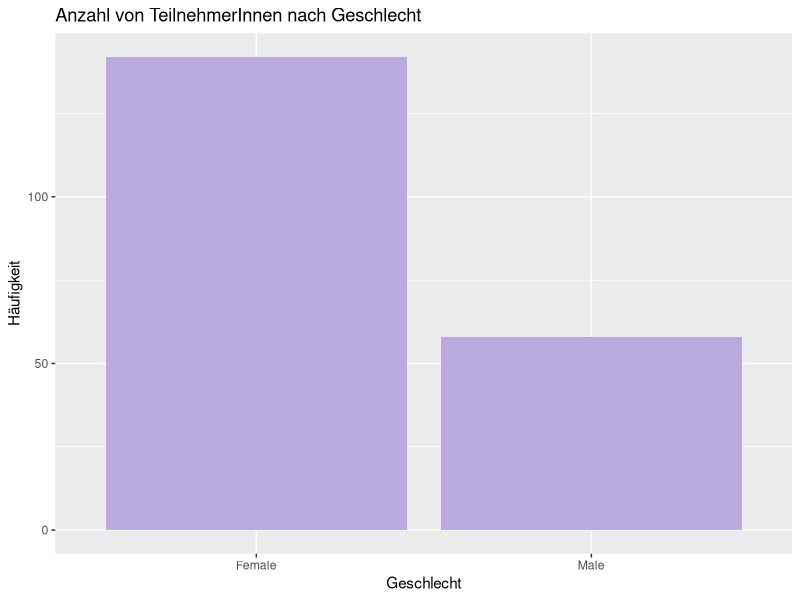
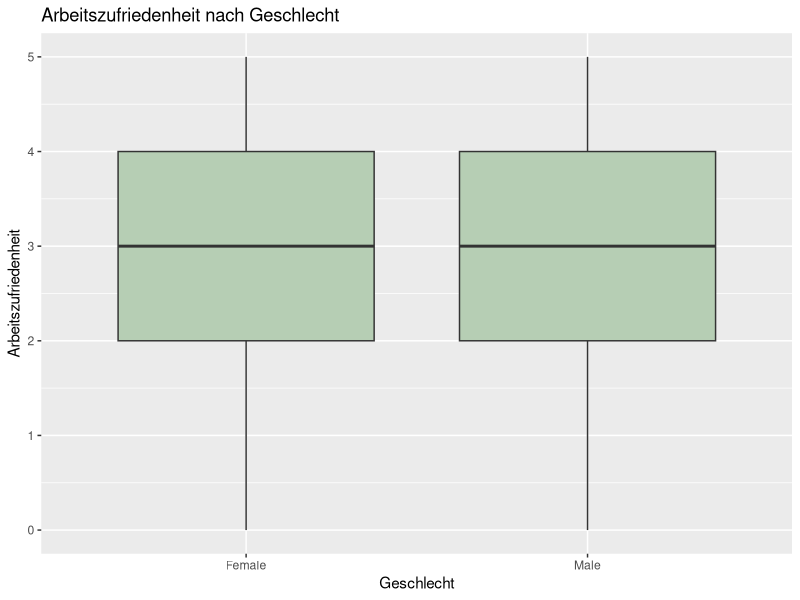
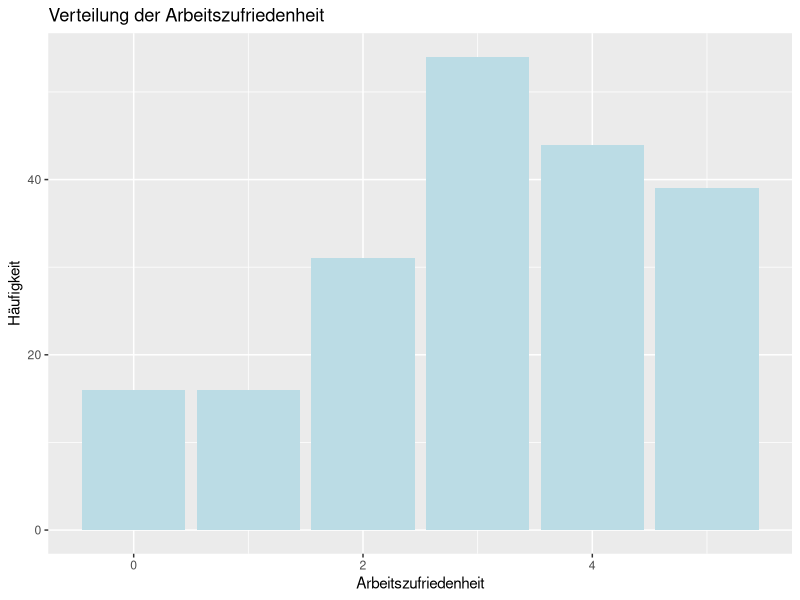
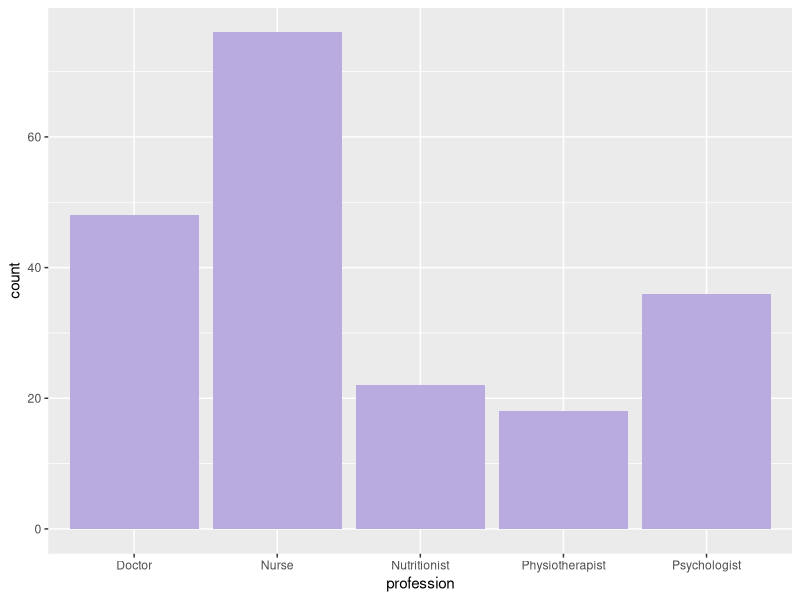
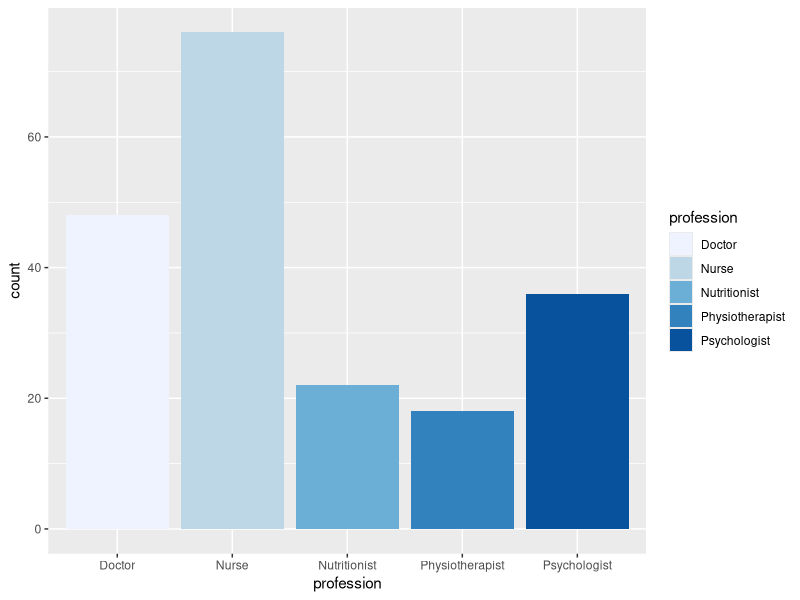
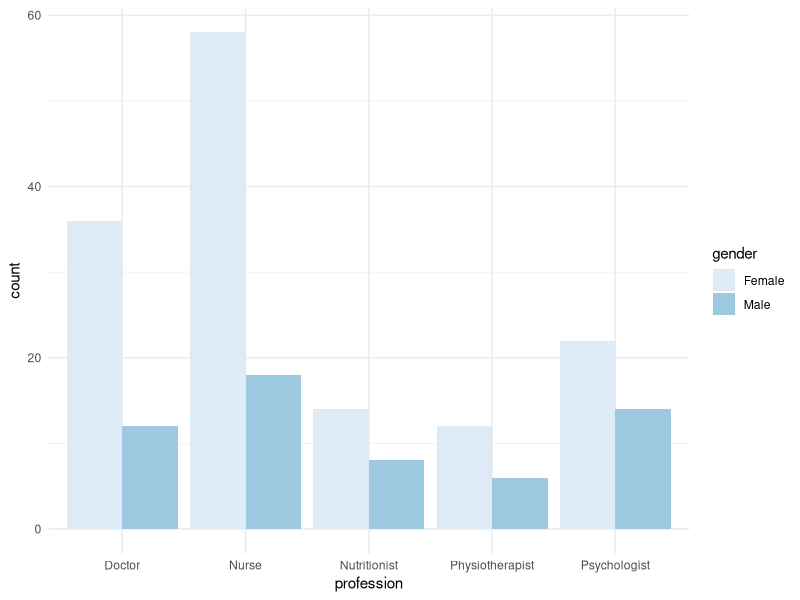
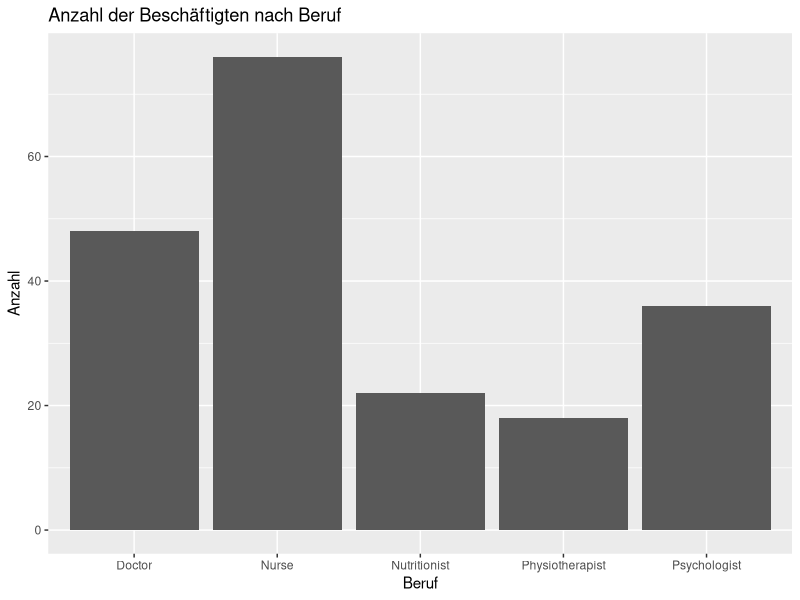
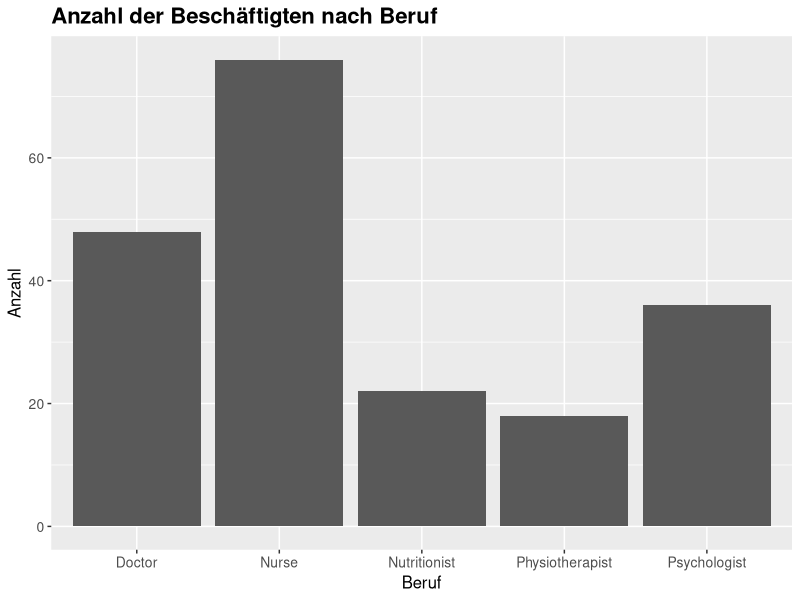

These figures' R source, in order:
# Titel: Datenanalyse der Umfrage zur Arbeitszufridenheit
# Autor: Aurora Monticelli
# Datum: 2025-09-24
# Beschreibung: Dieses Skript analysiert die Umfragedaten zur Arbeitszufriedenheit von Gesundheitsfachpersonen in Basel-Stadt und Basel-Land 



### 1. Pakete laden ----------------------------------------------
library(tidyverse)  # Sammlung von Paketen für Datenwissenschaft
library(readxl)     # Für Excel-Dateien
library(vcd)



### 2. Daten importieren --------------------------------------------
# Daten aus CSV-Datei laden
data <- read.csv("healthcare_data.csv")


# 3. Daten anschauen ------------------------------------------------
# Datenstruktur untersuchen
str(data)

# Erste Zeilen anzeigen
head(data)

# Zusammenfassende Statistiken
summary(data)

# Fehlende Werte
sum(is.na(data))

# Häufigkeiten einer kategoriale Variable
table(data$gender)


### 3. Visualisierung durch plots ------------------------------------
# Barplot für Anzahl TeilnehmerInnen nach Geschlecht
ggplot(data, aes(x = gender)) + 
  geom_bar(fill = "#b9aadf") +
  labs(title = "Anzahl von TeilnehmerInnen nach Geschlecht", 
       x = "Geschlecht", y = "Häufigkeit")

# Boxplot für Arbeitszufriedenheit nach Geschlecht
ggplot(data, aes(x = gender, y = job_satisfaction)) + 
  geom_boxplot(fill = "#B6CEB4") +
  labs(title = "Arbeitszufriedenheit nach Geschlecht", 
       x = "Geschlecht", y = "Arbeitszufriedenheit")

# Histogram für Arbeitszufriedenheit
ggplot(data, aes(x = job_satisfaction)) + 
  geom_bar(fill = "#BBDCE5") +
  labs(title = "Verteilung der Arbeitszufriedenheit", 
       x = "Arbeitszufriedenheit", y = "Häufigkeit")



### 4. Ästhetische Anpassungen ------------------------------------
##FARBEN
# Balkendiagramm mit einer Farbe
ggplot(data, aes(x = profession)) +
  geom_bar(fill = "#b9aadf")  # Lila Farbe für alle Balken

# Balkendiagramm mit mehreren Farben
ggplot(data, aes(x = profession, fill = profession)) + # Mit "fill = profession" plotest du eine Farbe pro Beruf
  geom_bar() +
  scale_fill_brewer(palette = "Blues")

# Balkendiagramm mit Farben nach Geschlecht aufgeteilt
ggplot(data, aes(x = profession, fill = gender)) + 
  geom_bar(position = "dodge") +  # "dodge" = nebeneinander
  scale_fill_brewer(palette = "Blues") + # Das ist optional hier kannst du deine Farbpalette aussuchen
  theme_minimal()

# Mit Titel und Achsenbeschriftungen
ggplot(data, aes(x = profession)) +
  geom_bar() +
  labs(
    title = "Anzahl der Beschäftigten nach Beruf",
    x = "Beruf",           # X-Achse beschriften
    y = "Anzahl"           # Y-Achse beschriften
  )

# Textgrössen anpassen
ggplot(data, aes(x = profession)) +
  geom_bar() +
  labs(
    title = "Anzahl der Beschäftigten nach Beruf",
    x = "Beruf",
    y = "Anzahl"
  ) +
  theme(
    plot.title = element_text(size = 16, face = "bold"),  # Titel grösser und fett
    axis.title = element_text(size = 12),                 # Achsentitel Grösse
    axis.text = element_text(size = 10)                   # Achsentext Grösse
  )

# Komplette Grafik mit allen Anpassungen
ggplot(data, aes(x = profession, fill = profession)) +
  geom_bar() + #Basis des Balkendiagrams
  labs(
    title = "Anzahl der Beschäftigten nach Beruf",
    x = "Beruf", # X-Achsen-Beschriftung
    y = "Häufigkeit", # Y-Achsen-Beschriftung
    fill = "Profession"  # Legendentitel 
  ) +
  theme(
    plot.title = element_text(size = 16, face = "bold"),  # Titel-Stil
    axis.title = element_text(size = 12), # Achsen-Titel-Stil
    axis.text = element_text(size = 10), # Achsen-Titel-Stil
  ) +
  theme_minimal() # Hintergrund vereinfachen




### 5. Descriptive Analyse   -------------------------------------------
# Grundlegende Datenexploration (bereits bekannt)
str(data)
head(data)
summary(data)

# Häufigkeiten kategorialer Variablen
table(data$gender)
table(data$profession)

# Deskriptive Statistiken für numerische Variablen
mean(data$job_satisfaction)    # Mittelwert
sd(data$job_satisfaction)      # Standardabweichung
median(data$job_satisfaction)   # Median





### 6. Teststatistik   -------------------------------------------------
## Chi-Quadrat
# Kreuztabelle erstellen: Geschlecht vs. Beruf
table(data$gender, data$profession)

# Chi-Quadrat Test durchführen
chisq_result <- chisq.test(table(data$gender, data$profession))
print(chisq_result)


## Proportionen Test
# Ein-Stichproben Test: Anteil weiblicher Beschäftigter vs. 50%
female_count <- sum(data$gender == "Female")
total_count <- nrow(data)
prop.test(female_count, total_count, p = 0.5)

# Zwei-Stichproben Test: Vergleich der Zufriedenheitsanteile (≥4) zwischen Geschlechtern
female_high_satisfaction <- sum(data$gender == "Female" & data$job_satisfaction >= 4)
male_high_satisfaction <- sum(data$gender == "Male" & data$job_satisfaction >= 4)
female_total <- sum(data$gender == "Female")
male_total <- sum(data$gender == "Male")

prop.test(c(female_high_satisfaction, male_high_satisfaction), 
          c(female_total, male_total))


## t-Test 
# t-Test für unabhängige Stichproben: Zufriedenheit nach Geschlecht
t.test(job_satisfaction ~ gender, data = data)

# Überprüfung der Normalverteilung mit Shapiro-Wilk-Test
shapiro.test(data$job_satisfaction[data$gender == "Female"])
shapiro.test(data$job_satisfaction[data$gender == "Male"])

## Mann-Whitney U-Test
# Mann-Whitney U-Test (nicht-parametrische Alternative)
wilcox.test(job_satisfaction ~ gender, data = data)



